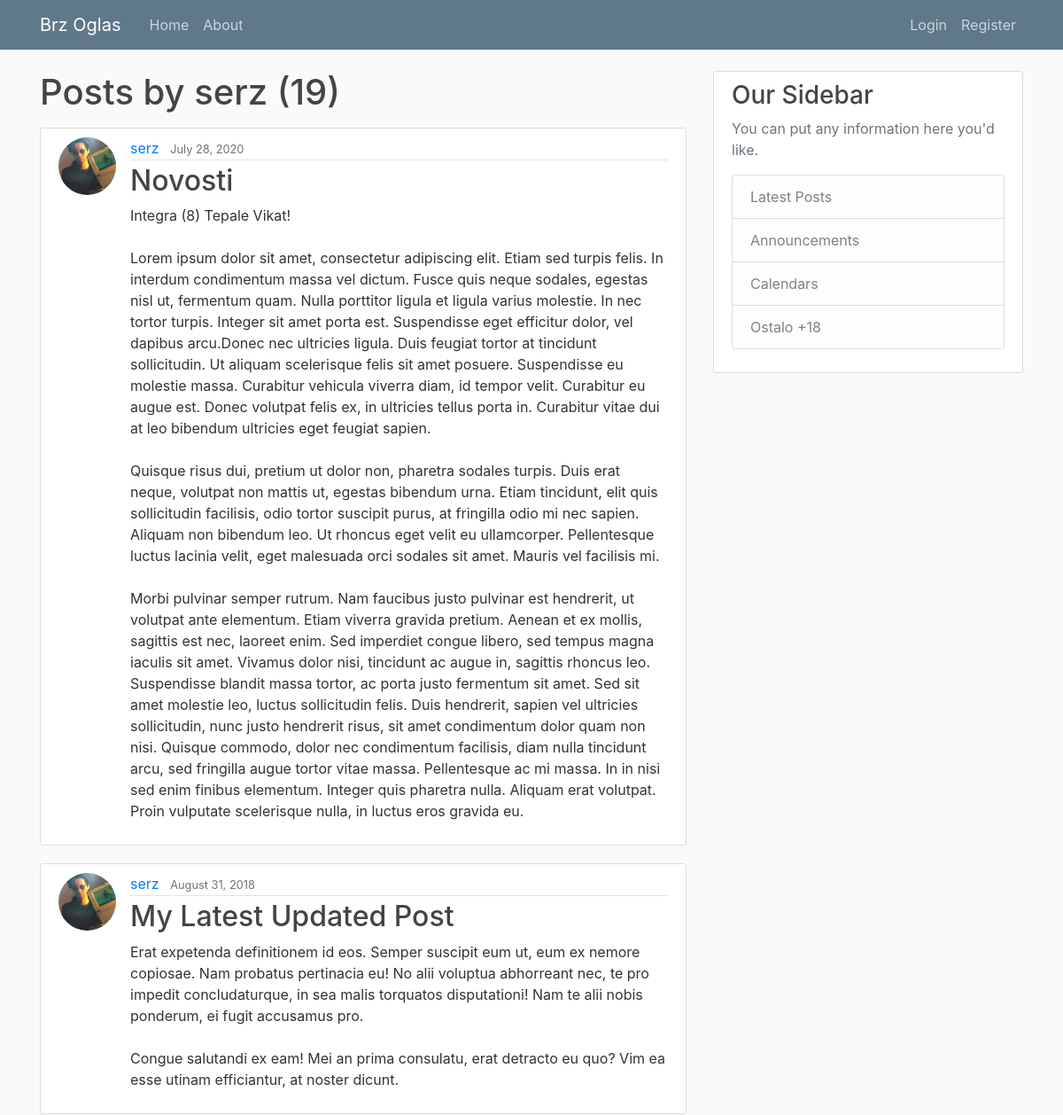
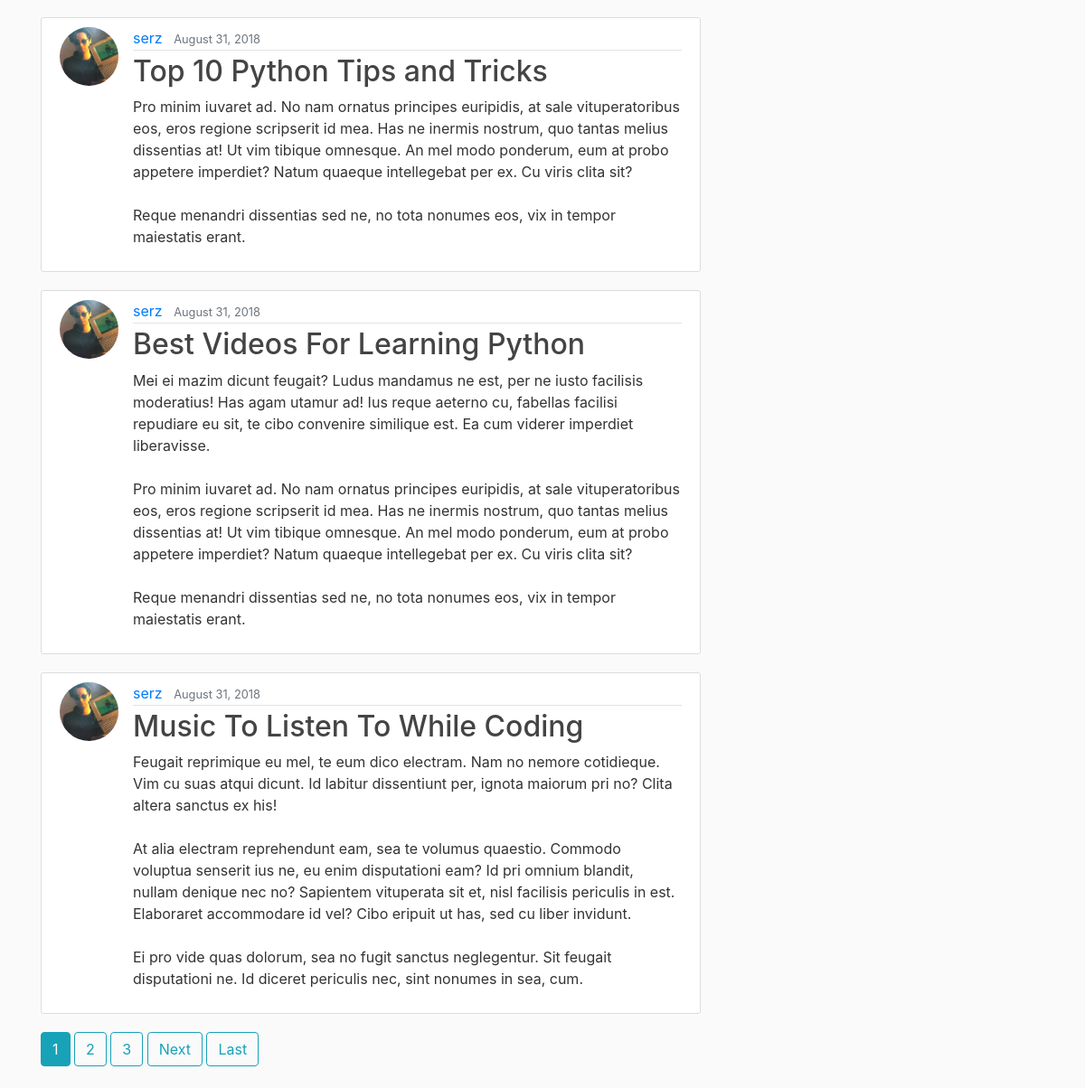
The app's page /user/serz with its own data (2 pictures, top to bottom).
### blog/models.py (models this page shows, shortened)
class Post(models.Model):
    title = models.CharField(max_length=100)
    content = models.TextField()
    date_posted = models.DateTimeField(default=timezone.now)
    author = models.ForeignKey(User, on_delete=models.CASCADE)

### users/models.py (models this page shows, shortened)
class Profile(models.Model):
    user = models.OneToOneField(User, on_delete=models.CASCADE)
    image = models.ImageField(default='default.jpg', upload_to='profile_pics')

### blog/views.py (the view)
# urls.py: path('user/<str:username>', UserPostListView.as_view(), name='user-posts'),
class UserPostListView(ListView):
    model = Post
    template_name = 'blog/user_posts.html'  # <app>/<model>_<viewtype>.html
    context_object_name = 'posts'
    paginate_by = 5
    def get_queryset(self):
        user = get_object_or_404(User, username=self.kwargs.get('username'))
        return Post.objects.filter(author=user).order_by('-date_posted')

### blog/templates/blog/user_posts.html (shortened to what this page needs)
{% extends "blog/base.html" %}
{% block content %}
    <h1 class="mb-3">Posts by {{ view.kwargs.username }} ({{ page_obj.paginator.count }})</h1>
    {% for post in posts %}
        <article class="media content-section">
          <img class="rounded-circle article-img" src="{{ post.author.profile.image.url }}">
          <div class="media-body">
            <div class="article-metadata">
              <a class="mr-2" href="{% url 'user-posts' post.author.username %}">{{ post.author }}</a>
              <small class="text-muted">{{ post.date_posted|date:"F d, Y" }}</small>
            </div>
            <h2><a class="article-title" href="{% url 'post-detail' post.id %}">{{ post.title }}</a></h2>
            <p class="article-content">{{ post.content }}</p>
          </div>
        </article>
    {% endfor %}
    {% if is_paginated %}
      {% for num in page_obj.paginator.page_range %}
        {% if page_obj.number == num %}
          <a class="btn btn-info mb-4" href="?page={{ num }}">{{ num }}</a>
        {% elif num > page_obj.number|add:'-3' and num < page_obj.number|add:'3' %}
          <a class="btn btn-outline-info mb-4" href="?page={{ num }}">{{ num }}</a>
        {% endif %}
      {% endfor %}
      {% if page_obj.has_next %}
        <a class="btn btn-outline-info mb-4" href="?page={{ page_obj.next_page_number }}">Next</a>
        <a class="btn btn-outline-info mb-4" href="?page={{ page_obj.paginator.num_pages }}">Last</a>
      {% endif %}
    {% endif %}
{% endblock content %}

### blog/static/blog/main.css (style rules this page uses)
body { background: #fafafa; color: #333333; margin-top: 5rem; }
h1, h2, h3, h4, h5, h6 { color: #444444; }
.content-section { background: #ffffff; padding: 10px 20px; border: 1px solid #dddddd; border-radius: 3px; margin-bottom: 20px; }
.article-title { color: #444444; }
.article-content { white-space: pre-line; }
.article-img { height: 65px; width: 65px; margin-right: 16px; }
.article-metadata { padding-bottom: 1px; margin-bottom: 4px; border-bottom: 1px solid #e3e3e3 }

### records on screen
Post: author.profile.image (picture), author "serz", date_posted "July 28, 2020", title "Novosti", content "Integra (8) Tepale Vikat! Lorem ipsum dolor sit amet, consectetur adipiscing elit. Etiam sed turpis felis. In interdum condimentum massa vel dictum. Fusce quis neque sodales, egestas nisl ut, fermentum quam. Nulla porttitor ligula et ligula varius molestie. In nec tortor turpis. Integer sit amet porta est. Suspendisse eget efficitur dolor, vel dapibus arcu.Donec nec ultricies ligula. Duis feugiat tortor at tincidunt sollicitudin. Ut aliquam scelerisque felis sit amet posuere. Suspendisse eu molestie massa. Curabitur vehicula viverra diam, id tempor velit. Curabitur eu augue est. Donec volutpat felis ex, in ultricies tellus porta in. Curabitur vitae dui at leo bibendum ultricies eget feugiat…"
Post: author.profile.image (picture), author "serz", date_posted "August 31, 2018", title "My Latest Updated Post", content "Erat expetenda definitionem id eos. Semper suscipit eum ut, eum ex nemore copiosae. Nam probatus pertinacia eu! No alii voluptua abhorreant nec, te pro impedit concludaturque, in sea malis torquatos disputationi! Nam te alii nobis ponderum, ei fugit accusamus pro. Congue salutandi ex eam! Mei an prima consulatu, erat detracto eu quo? Vim ea esse utinam efficiantur, at noster dicunt."
Post: author.profile.image (picture), author "serz", date_posted "August 31, 2018", title "Top 10 Python Tips and Tricks", content "Pro minim iuvaret ad. No nam ornatus principes euripidis, at sale vituperatoribus eos, eros regione scripserit id mea. Has ne inermis nostrum, quo tantas melius dissentias at! Ut vim tibique omnesque. An mel modo ponderum, eum at probo appetere imperdiet? Natum quaeque intellegebat per ex. Cu viris clita sit? Reque menandri dissentias sed ne, no tota nonumes eos, vix in tempor maiestatis erant."
Post: author.profile.image (picture), author "serz", date_posted "August 31, 2018", title "Best Videos For Learning Python", content "Mei ei mazim dicunt feugait? Ludus mandamus ne est, per ne iusto facilisis moderatius! Has agam utamur ad! Ius reque aeterno cu, fabellas facilisi repudiare eu sit, te cibo convenire similique est. Ea cum viderer imperdiet liberavisse. Pro minim iuvaret ad. No nam ornatus principes euripidis, at sale vituperatoribus eos, eros regione scripserit id mea. Has ne inermis nostrum, quo tantas melius dissentias at! Ut vim tibique omnesque. An mel modo ponderum, eum at probo appetere imperdiet? Natum quaeque intellegebat per ex. Cu viris clita sit? Reque menandri dissentias sed ne, no tota nonumes eos, vix in tempor maiestatis erant."
Post: author.profile.image (picture), author "serz", date_posted "August 31, 2018", title "Music To Listen To While Coding", content "Feugait reprimique eu mel, te eum dico electram. Nam no nemore cotidieque. Vim cu suas atqui dicunt. Id labitur dissentiunt per, ignota maiorum pri no? Clita altera sanctus ex his! At alia electram reprehendunt eam, sea te volumus quaestio. Commodo voluptua senserit ius ne, eu enim disputationi eam? Id pri omnium blandit, nullam denique nec no? Sapientem vituperata sit et, nisl facilisis periculis in est. Elaboraret accommodare id vel? Cibo eripuit ut has, sed cu liber invidunt. Ei pro vide quas dolorum, sea no fugit sanctus neglegentur. Sit feugait disputationi ne. Id diceret periculis nec, sint nonumes in sea, cum."

### other values on screen
{{ view.kwargs.username }} "serz"
{{ page_obj.paginator.count }} "19"
{{ num }} "1"
{{ num }} "2" "3"
